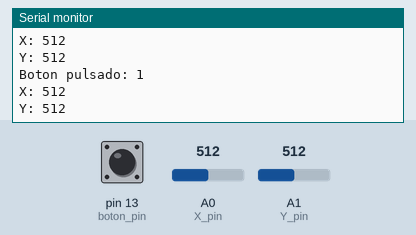
The sketch below on a simulated Arduino Uno, built with avr-gcc and run on an emulated ATmega328P. Shown: the last lines printed to the serial monitor. The test bench sets the inputs (shaded band); at power-on: A0 (X_pin) = 512, A1 (Y_pin) = 512, pin 13 (boton_pin) HIGH.

Above: at 1.2 s.
1.3 s: A0 (X_pin) set to 716
At 1.4 s:
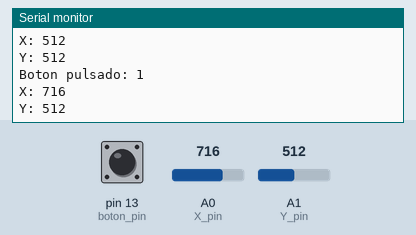
2.8 s: A1 (Y_pin) set to 716
At 2.92 s:
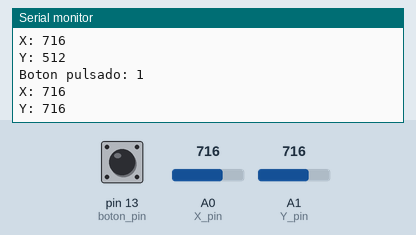
4.3 s: A0 (X_pin) set to 1023
At 4.43 s:
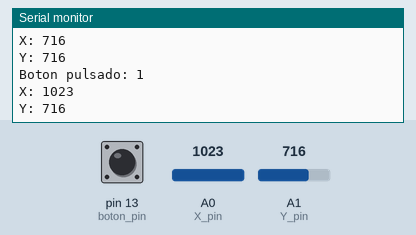
7.3 s: pin 13 (boton_pin) pulled LOW for 0.15 s
8.9 s: A1 (Y_pin) set to 900
At 9.07 s:
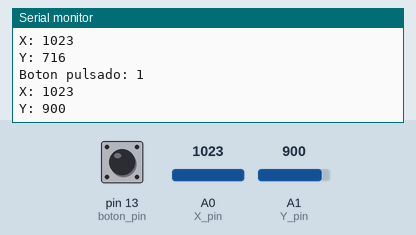
Timing chart, 0 to 11.4 s (numbered marks = the images above; inputs shaded):
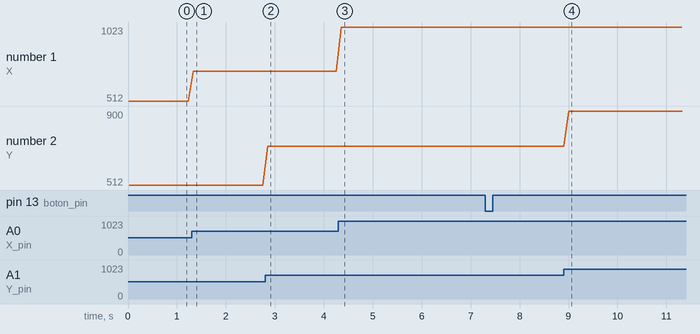

The sketch:

Guion-2.ino
```cpp
#define boton_pin 13 // pin digital para el botón
#define X_pin A0 // pin analógico para leer eje X
#define Y_pin A1 // pin analógico para leer eje Y

void setup() {
  // inicializar pin 2 (Entrada)
  pinMode(boton_pin, INPUT_PULLUP);
  Serial.begin(9600);

}

void loop() {
  // put your main code here, to run repeatedly:
  Serial.println("Boton pulsado: "+String(digitalRead(boton_pin)));

  int valorX = analogRead(X_pin);
  Serial.println("X: "+String(valorX));

  int valorY = analogRead(Y_pin);
  Serial.println("Y: "+String(valorY));

  delay(100);

}
```

Measured:
- after the input at 1.3 s, the serial monitor: prints a new line at once (image 1)
- after the input at 2.8 s, the serial monitor: prints a new line after 0.05 s (image 2)
- after the input at 4.3 s, the serial monitor: prints a new line after 0.06 s (image 3)
- after the input at 8.9 s, the serial monitor: prints a new line after 0.11 s (image 4)
- plotted number 1: 512 → 716 after the input at 1.3 s, 716 → 1023 after the input at 4.3 s
- plotted number 2: 716 → 900 after the input at 8.9 s
